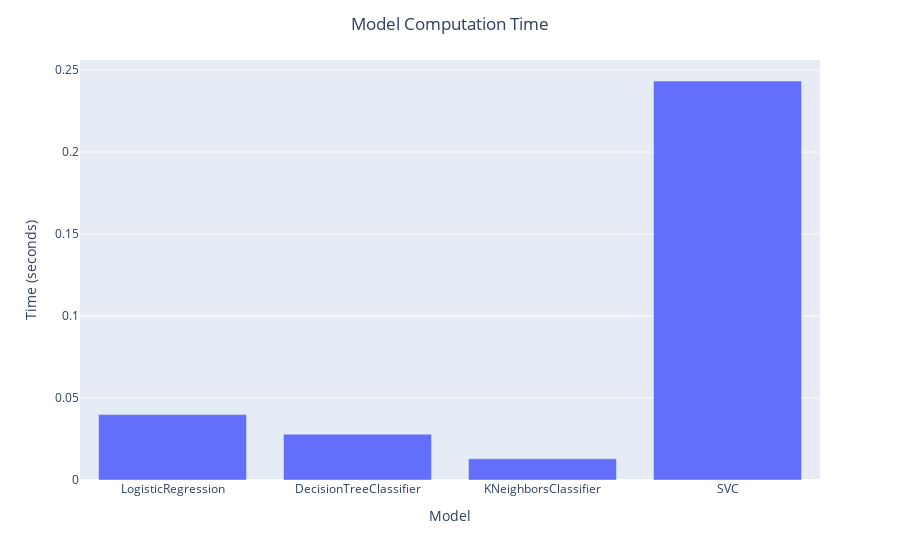

Notebook source saved alongside this figure:
### Code cell
pFig2 = px.bar(performDf, x = 'Model', y = 'Time',
                labels = {
                     "Model": "Model",
                     "Time": "Time (seconds)",
                 })

pFig2.update_layout(
            title={
            'text' : 'Model Computation Time',
            'x':0.5,
            'xanchor': 'center'
        })
pFig2.show()

### Figure 1 — Plotly figure (JSON) as saved in the notebook; plotly's stock layout.template omitted (floating-point values rounded to 4 significant figures)
{"data": [{"alignmentgroup": "True", "hovertemplate": "Model=%{x}<br>Time (seconds)=%{y}<extra></extra>", "legendgroup": "", "marker": {"color": "#636efa", "pattern": {"shape": ""}}, "name": "", "offsetgroup": "", "orientation": "v", "showlegend": false, "textposition": "auto", "type": "bar", "x": ["LogisticRegression", "DecisionTreeClassifier", "KNeighborsClassifier", "SVC"], "xaxis": "x", "y": [0.03989, 0.02793, 0.01297, 0.2434], "yaxis": "y"}], "layout": {"barmode": "relative", "legend": {"tracegroupgap": 0}, "margin": {"t": 60}, "title": {"text": "Model Computation Time", "x": 0.5, "xanchor": "center"}, "xaxis": {"anchor": "y", "domain": [0, 1], "title": {"text": "Model"}}, "yaxis": {"anchor": "x", "domain": [0, 1], "title": {"text": "Time (seconds)"}}}}
